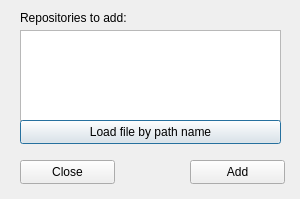
<?xml version="1.0" encoding="UTF-8"?>
<ui version="4.0">
 <class>Dialog</class>
 <widget class="QDialog" name="Dialog">
  <property name="geometry">
   <rect>
    <x>0</x>
    <y>0</y>
    <width>300</width>
    <height>199</height>
   </rect>
  </property>
  <property name="windowTitle">
   <string>Dialog</string>
  </property>
  <widget class="QLabel" name="label">
   <property name="geometry">
    <rect>
     <x>20</x>
     <y>10</y>
     <width>131</width>
     <height>16</height>
    </rect>
   </property>
   <property name="text">
    <string>Repositories to add:</string>
   </property>
  </widget>
  <widget class="QTextEdit" name="textEdit">
   <property name="geometry">
    <rect>
     <x>20</x>
     <y>30</y>
     <width>261</width>
     <height>91</height>
    </rect>
   </property>
  </widget>
  <widget class="QPushButton" name="pushButton">
   <property name="geometry">
    <rect>
     <x>20</x>
     <y>120</y>
     <width>261</width>
     <height>24</height>
    </rect>
   </property>
   <property name="text">
    <string>Load file by path name</string>
   </property>
  </widget>
  <widget class="QPushButton" name="pb_close">
   <property name="geometry">
    <rect>
     <x>20</x>
     <y>160</y>
     <width>95</width>
     <height>24</height>
    </rect>
   </property>
   <property name="text">
    <string>Close</string>
   </property>
  </widget>
  <widget class="QPushButton" name="pb_add">
   <property name="geometry">
    <rect>
     <x>190</x>
     <y>160</y>
     <width>95</width>
     <height>24</height>
    </rect>
   </property>
   <property name="text">
    <string>Add</string>
   </property>
  </widget>
 </widget>
 <resources/>
 <connections/>
</ui>
